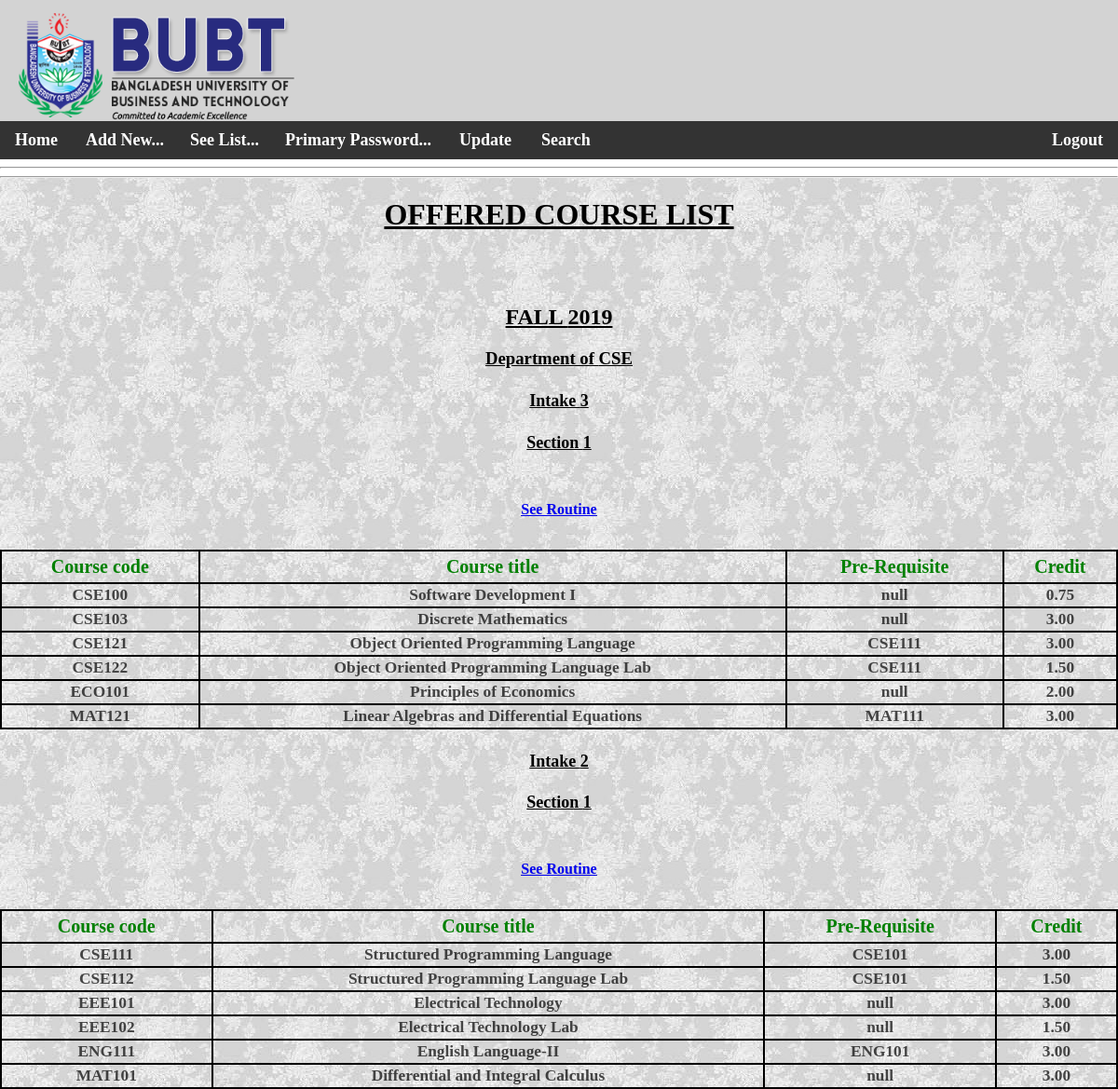
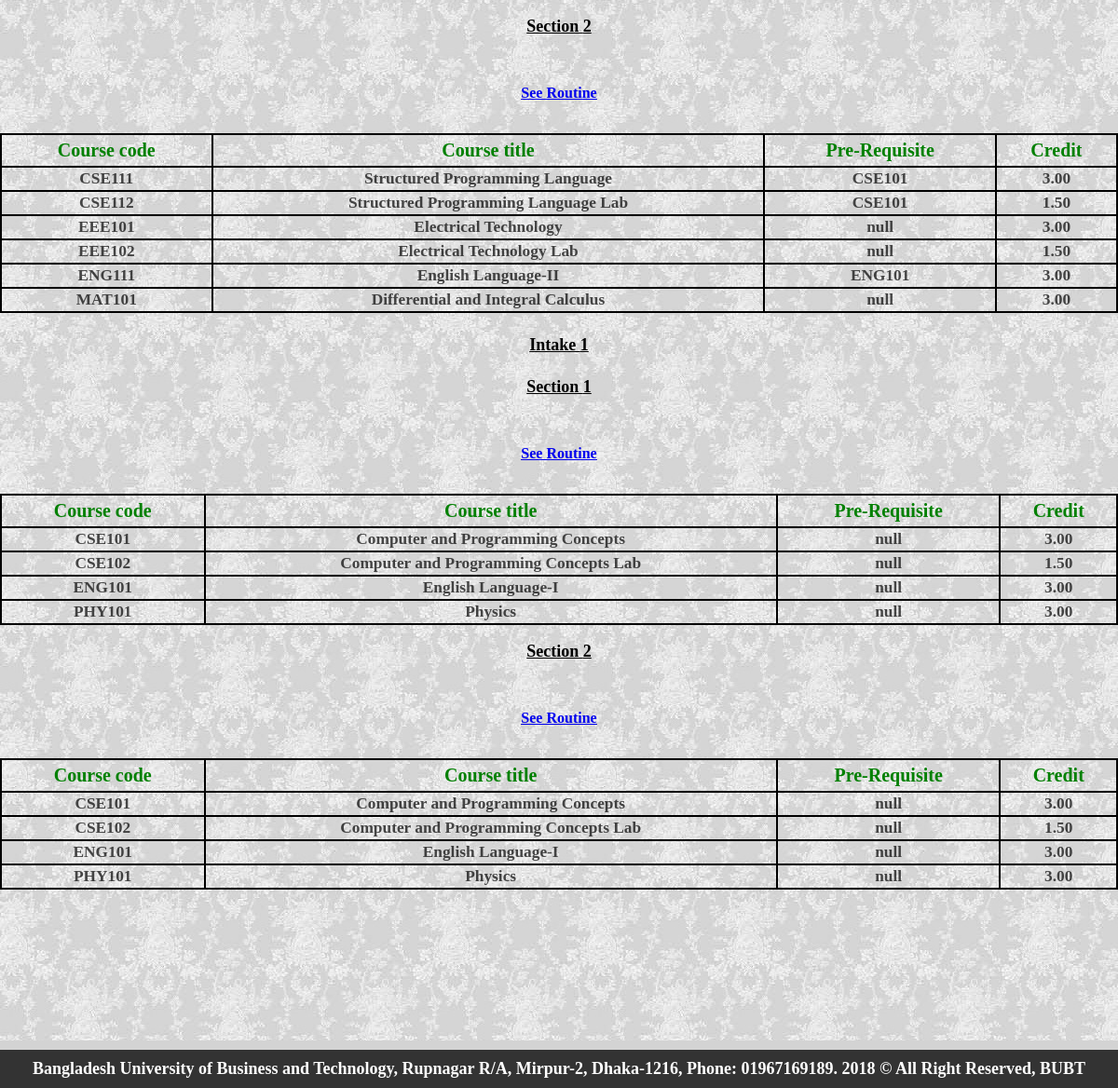
Screenshot of /offered_course_list.php (signed in) with the database file from the repository (2 pictures, top to bottom).
### tables this page shows
CREATE TABLE `course` (
  `course_title` varchar(255) NOT NULL,
  `course_code` varchar(255) NOT NULL,
  `pre_req` varchar(255) NOT NULL,
  `department` varchar(255) NOT NULL,
  `credit` double(100,2) NOT NULL
);

CREATE TABLE `offer` (
  `semester` varchar(200) NOT NULL,
  `year` int(200) NOT NULL,
  `intake` int(200) NOT NULL,
  `section` int(200) NOT NULL,
  `department` varchar(200) NOT NULL,
  `course_code` varchar(200) NOT NULL,
  `day1` varchar(255) DEFAULT NULL,
  `time1` varchar(255) DEFAULT NULL,
  `day2` varchar(255) DEFAULT NULL,
  `time2` varchar(255) DEFAULT NULL,
  `day3` varchar(255) DEFAULT NULL,
  `time3` varchar(255) DEFAULT NULL
);

### offered_course_list.php (the view, shortened to what this page needs)
<!DOCTYPE>
<html>
<head>
</head>
<body>
<?php
include "admin_header.php";
?>
<div class="bg-img">
<hr>
<h1 align="center"><u><B>OFFERED COURSE LIST</b></u></h1>
<?php
$conn= mysqli_connect("localhost", "root", "", "course_list");
$sql4= "select DISTINCT semester,year from offer ORDER BY department ASC,year DESC,semester DESC,intake DESC,section ASC";
$result4 =$conn-> query($sql4);
if($result4-> num_rows > 0){
while ($row4 = $result4-> fetch_assoc()){
$semester=$row4["semester"];
$year=$row4["year"];
?>
<br><br>
<h2 align="center"><u><B><?php echo strtoupper($row4['semester'])?> <?php echo $row4['year']?></b></u></h2>
<?php
$sql2= "select DISTINCT department from offer WHERE semester='$semester' AND year='$year' ORDER BY department ASC,year DESC,semester DESC,intake DESC,section ASC";
$result2 =$conn-> query($sql2);
if($result2-> num_rows > 0){
while ($row2 = $result2-> fetch_assoc()){
$department=$row2["department"];
?>
<h3 align="center"><u><B>Department of <?php echo strtoupper($row2['department']); ?></b></u></h3>
<?php
$sql5= "select DISTINCT intake from offer WHERE semester='$semester' AND year='$year' AND department='$department' ORDER BY department ASC,year DESC,semester DESC,intake DESC,section ASC";
$result5 =$conn-> query($sql5);
if($result5-> num_rows > 0){
while ($row5 = $result5-> fetch_assoc()){
$intake=$row5["intake"];
?>
<h4 align="center" style="font-size:18px;"><u><B>Intake <?php echo $row5['intake']; ?></b></u></h4>
<?php
$sql3= "select DISTINCT section from offer WHERE semester='$semester' AND year='$year' AND department='$department' AND intake='$intake' ORDER BY department ASC,year DESC,semester DESC,intake DESC,section ASC";
$result3 =$conn-> query($sql3);
if($result3-> num_rows > 0){
while ($row3 = $result3-> fetch_assoc()){
$section=$row3["section"];
?>
<p align="center" style="font-size:18px;"><u><B>Section <?php echo $row3['section']; ?></b></u></p>
<br>
<p align="center"><u><B><a href="see_routine.php?semester=<?php echo $semester; ?>&year=<?php echo $year; ?>&section=<?php echo $section; ?>&intake=<?php echo $intake; ?>&department=<?php echo $department; ?>" class="btn btn-danger">See Routine</a></b></u></p>
<br>
<?php
$conn= mysqli_connect("localhost", "root", "", "course_list");
$sql= "select offer.semester, offer.year,offer.intake,offer.section,offer.department,offer.course_code,
	   course.course_title,course.pre_req,course.credit from course,offer
	   where offer.course_code=course.course_code AND offer.semester='$semester'
	   AND offer.year='$year' AND offer.department='$department' AND course.department=offer.department AND offer.intake='$intake' AND offer.section='$section'
	   ORDER BY department ASC,year DESC,semester DESC,intake DESC,section ASC";
$result =$conn-> query($sql);
if($result->num_rows>0){
?>
<table style="float:center; width:100%; padding-left:440px">
	<tr>
	<th>Course code</th>
	<th>Course title</th>
	<th>Pre-Requisite</th>
	<th>Credit</th>
	</tr>
<?php
	while($row=$result->fetch_assoc()){
		echo "<tr>
		<td>".$row["course_code"]."</td>
		<td>".$row["course_title"]."</td>
		<td>".$row["pre_req"]."</td>
		<td>".$row["credit"]."</td>
		</tr>";
	}
	echo "</table>";
}}}}}}}
else{
	echo "0 result";
}}}
?>
<br><br><br><br><br><br><br><br><br>
<div class="footer">
  <ul><b>
  <li3><a>Bangladesh University of Business and Technology, Rupnagar R/A, Mirpur-2, Dhaka-1216, Phone: 01967169189. 2018 &#169; All Right Reserved, BUBT</a></li3>
</ul>
</div>
</div>
</body>
</html>

### style13.php (style rules this page uses)
body { margin: 0; padding:0; height:100% background-image:url("images/wall8.jpg"); background-size: cover; font-family: cambria math; }
.footer { padding: 10px 16px; color:black; background:lightgray; font-size:18px; }
table { //border: 1px solid black; border-collapse: collapse; padding-left:440px; }
th { border: 2px solid black; padding: 5px; text-align: center; color:green; font-size: 20px; }
td { border: 2px solid black; padding: 02px; text-align: center; font-weight:bold; font-size: 13pt; opacity: 0.7; }
ul { list-style-type: none; margin-top: 0px; margin-bottom: -10px; margin-right: -16px; margin-left: -16px; padding: 0px; overflow: hidden; background-color: #333; }
li3 { float: center; }
li3 a { display: block; color: white; text-align: center; padding: 10px 16px; text-decoration: none; }
* { box-sizing: border-box; }
.bg-img { background-image: url("images/wall8.jpg"); min-height: 300px; //background-position: center; background-repeat: repeat; position: relative; }

### rows the page displays
course: offer.course_code "CSE100", course_title "Software Development I", pre_req "null", credit "0.75"
course: offer.course_code "CSE103", course_title "Discrete Mathematics", pre_req "null", credit "3.00"
course: offer.course_code "CSE121", course_title "Object Oriented Programming Language", pre_req "CSE111", credit "3.00"
course: offer.course_code "CSE122", course_title "Object Oriented Programming Language Lab", pre_req "CSE111", credit "1.50"
course: offer.course_code "ECO101", course_title "Principles of Economics", pre_req "null", credit "2.00"
course: offer.course_code "MAT121", course_title "Linear Algebras and Differential Equations", pre_req "MAT111", credit "3.00"
course: offer.course_code "CSE111", course_title "Structured Programming Language", pre_req "CSE101", credit "3.00"
course: offer.course_code "CSE112", course_title "Structured Programming Language Lab", pre_req "CSE101", credit "1.50"
course: offer.course_code "EEE101", course_title "Electrical Technology", pre_req "null", credit "3.00"
course: offer.course_code "EEE102", course_title "Electrical Technology Lab", pre_req "null", credit "1.50"
course: offer.course_code "ENG111", course_title "English Language-II", pre_req "ENG101", credit "3.00"
course: offer.course_code "MAT101", course_title "Differential and Integral Calculus", pre_req "null", credit "3.00"
course: offer.course_code "CSE101", course_title "Computer and Programming Concepts", pre_req "null", credit "3.00"
course: offer.course_code "CSE102", course_title "Computer and Programming Concepts Lab", pre_req "null", credit "1.50"
course: offer.course_code "ENG101", course_title "English Language-I", pre_req "null", credit "3.00"
course: offer.course_code "PHY101", course_title "Physics", pre_req "null", credit "3.00"

### other values shown
$row4['semester'] "FALL"
$row4['year'] "2019"
$row2['department'] "CSE"
$row5['intake'] "3"
$row3['section'] "1"
$row5['intake'] "2"
$row3['section'] "2"
$row5['intake'] "1"
